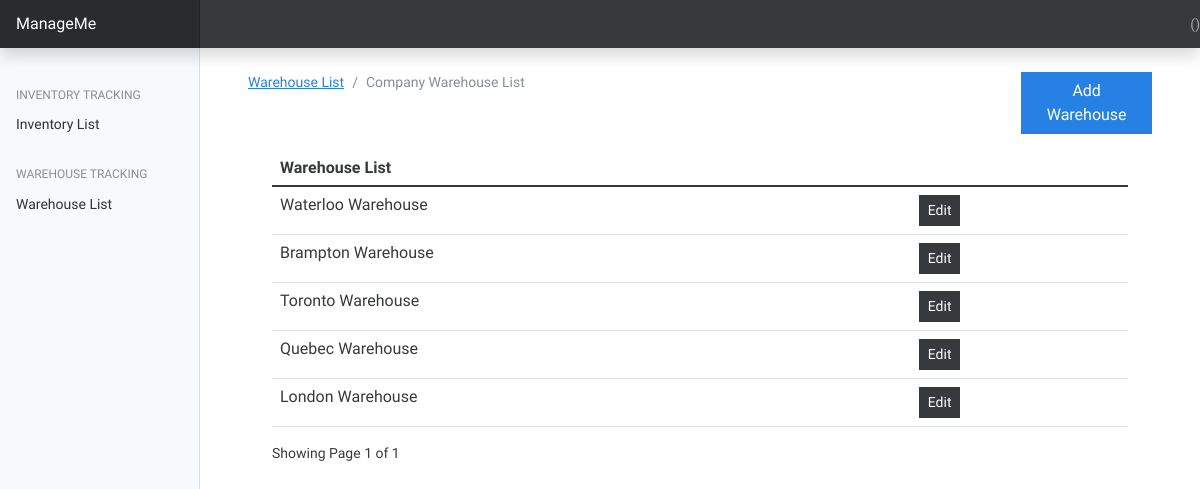
Page /warehouses/ on the earlier database version.
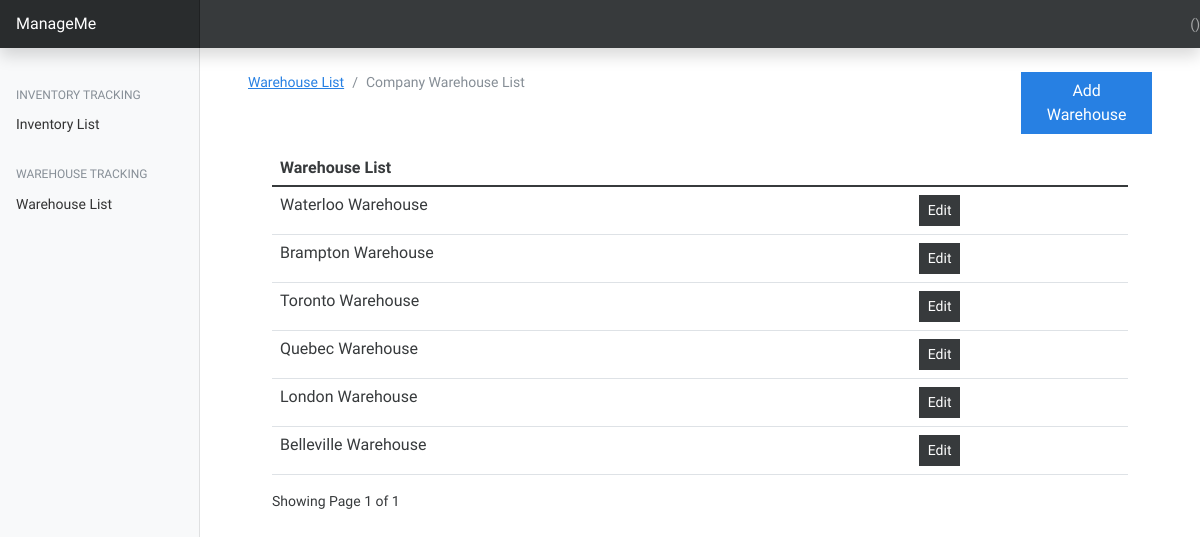
Same page on the later database version.
### inventory/models.py (models this page shows, shortened)
class Warehouse(models.Model):
    name = models.CharField(max_length=250)

### warehouse/views.py (the view)
# urls.py: path('', views.index, name = "inventory"),
def index(request):
    warehouses = Warehouse.objects.all()
    paginator = Paginator(warehouses, 10)
    page_number = request.GET.get('page')
    page_objects = Paginator.get_page(paginator, page_number)
    context = { 'warehouses': warehouses, 'page_objects': page_objects}
    return render(request, 'warehouse/index.html', context)

### templates/warehouse/index.html (shortened to what this page needs)
{% extends 'base.html' %}
{% load static %}
{% block content %}
<div class="container mt-4">
    <div class="row">
        <div class="col-md-10">
            <nav aria-label="breadcrumb">
                <ol class="breadcrumb">
                <li class="breadcrumb-item"><a href="{% url 'warehouse' %}">Warehouse List</a></li>
                <li class="breadcrumb-item active" aria-current="page">Company Warehouse List</li>
                </ol>
            </nav>
        </div>
        <div class="col-md-2">
            <a href="{% url 'add-warehouse' %}" class = "btn btn-primary">Add Warehouse</a>
        </div>
    </div>
    <div class="container">
        {% if warehouses.count %}
        <div class="app-table">
            <table class="table table-stripped table-hover mt-3">
                <thead>
                    <tr>
                        <th>Warehouse List</th>
                        <th></th>
                    </tr>
                </thead>
                <tbody>
                    {% for warehouse in page_objects %}
                    <tr>
                        <td>{{warehouse.name}}</td>
                        <td><a href = "{% url 'edit-warehouse' warehouse.id %}" class = "btn btn-secondary btn-sm">Edit</a></td>
                    </tr>
                    {% endfor %}
                </tbody>
            </table>
        </div>
        <div class="pagination-container">
        <div class = "">
            Showing Page {{page_objects.number}} of {{page_objects.paginator.num_pages}}
        </div>
        {% endif %}
    </div>
    </div>
</div>
{% endblock %}

Differences in the rows shown:
added Warehouse: name "Belleville Warehouse"
